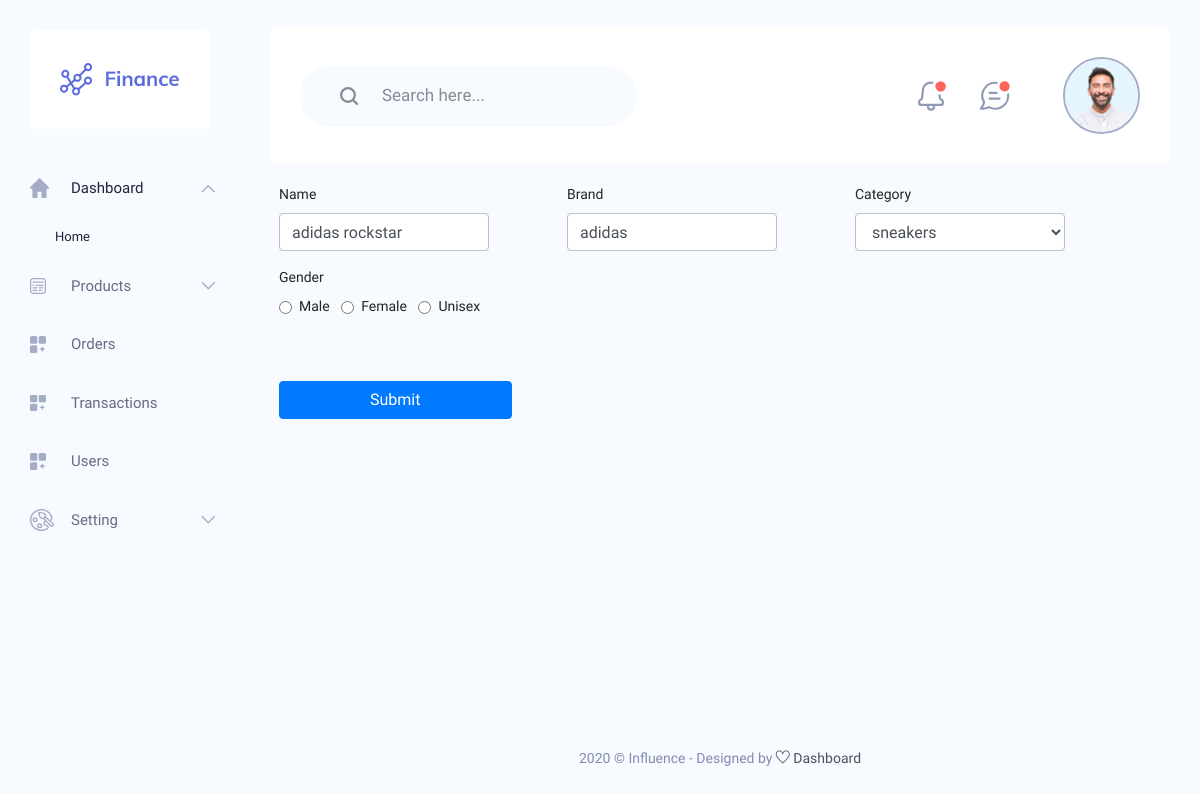
/product_edit/1, run on the app's committed database.
### tables this page shows
CREATE TABLE `products` (
  `id` int(10) NOT NULL,
  `name` varchar(100) DEFAULT NULL,
  `brand` varchar(100) DEFAULT NULL,
  `gender` varchar(20) DEFAULT NULL,
  `category` varchar(50) DEFAULT NULL,
  `created_on` timestamp NOT NULL DEFAULT current_timestamp(),
  `updated_on` timestamp NOT NULL DEFAULT current_timestamp() ON UPDATE current_timestamp()
);

### application/controllers/DashController.php (called while the page is built, shortened)
<?php
class DashController extends CI_Controller
{
	public function __construct()
	{
		$this->load->database();
		$this->load->model('dashboard_model');
		$this->load->model('category_model');
		$this->load->library('session');
	}
	public function product_edit($id)
	{
		if ($this->input->server('REQUEST_METHOD') === 'GET') {
			$data['title'] = "Product Edit";
			$data['id'] = $id;
			$data['selected_edit'] =  $this->dashboard_model->select_edit($id);
			$data['selected_category'] =  $this->category_model->select();
			$data['content'] = $this->load->view('product_admin/pages/products/product_edit', $data, true);
			$this->load->view('product_admin/layout/dashboard_layout', $data);
		}
	}
}

### index.php (called while the page is built, shortened)
<?php
require_once BASEPATH.'core/CodeIgniter.php';

### application/models/Dashboard_model.php (called while the page is built, shortened)
<?php if (!defined('BASEPATH')) exit('No direct script access allowed');
class Dashboard_model extends CI_Model
{
    function select_edit($id)
    {
        $sql = $this->db->query("SELECT * FROM products where id = $id");
        return $sql->result();
    }
}

### application/views/product_admin/pages/products/product_edit.php (the view, shortened to what this page needs)
<form action="<?= base_url("/product_edit/$id") ?>" method="POST" enctype="multipart/form-data" class=" container">
    <div class="row">
        <?php foreach ($selected_edit as $edit) { ?>
            <div class="col-md-3 mb-3 mx-4">
                <label for="validationServer01">Name</label>
                <input type="text" class="form-control" name="name" value="<?= $edit->name ?>">
            </div>
            <div class="col-md-3 mb-3 mx-4">
                <label for="validationServer02">Brand</label>
                <input type="text" class="form-control" name="brand" value="<?= $edit->brand ?>">
            </div>
            <div class="col-md-3 mb-3 mx-4">
                <label for="validationServer02">Category</label>
                <select class="form-control form-select" name="category">
                    <option><?= $edit->category ?></option>
                </select>
            </div>
            <div class="col-md-3 mb-3 mx-4">
                <div>
                    <label for="validationServer02 d-block">Gender</label>
                </div>
                <div class="form-check d-inline mr-2">
                    <input class="form-check-input" type="radio" name="gender" id="gridRadios1" value="Male">
                    <label class="form-check-label" for="gridRadios1">
                        Male
                    </label>
                </div>
                <div class="form-check d-inline">
                    <input class="form-check-input" type="radio" name="gender" id="gridRadios2" value="Female">
                    <label class="form-check-label" for="gridRadios2">
                        Female
                    </label>
                </div>
                <div class="form-check d-inline ml-2">
                    <input class="form-check-input" type="radio" name="gender" id="gridRadios3" value="Unisex">
                    <label class="form-check-label" for="gridRadios3">
                        Unisex
                    </label>
                </div>
            </div>
        <?php } ?>
    </div>
    <button class="col-md-12 w-25 offset-8 btn btn-primary my-5 mx-4" type="submit">Submit</button>
</form>

### data on the page
products: name "adidas rockstar", brand "adidas", category "sneakers"
